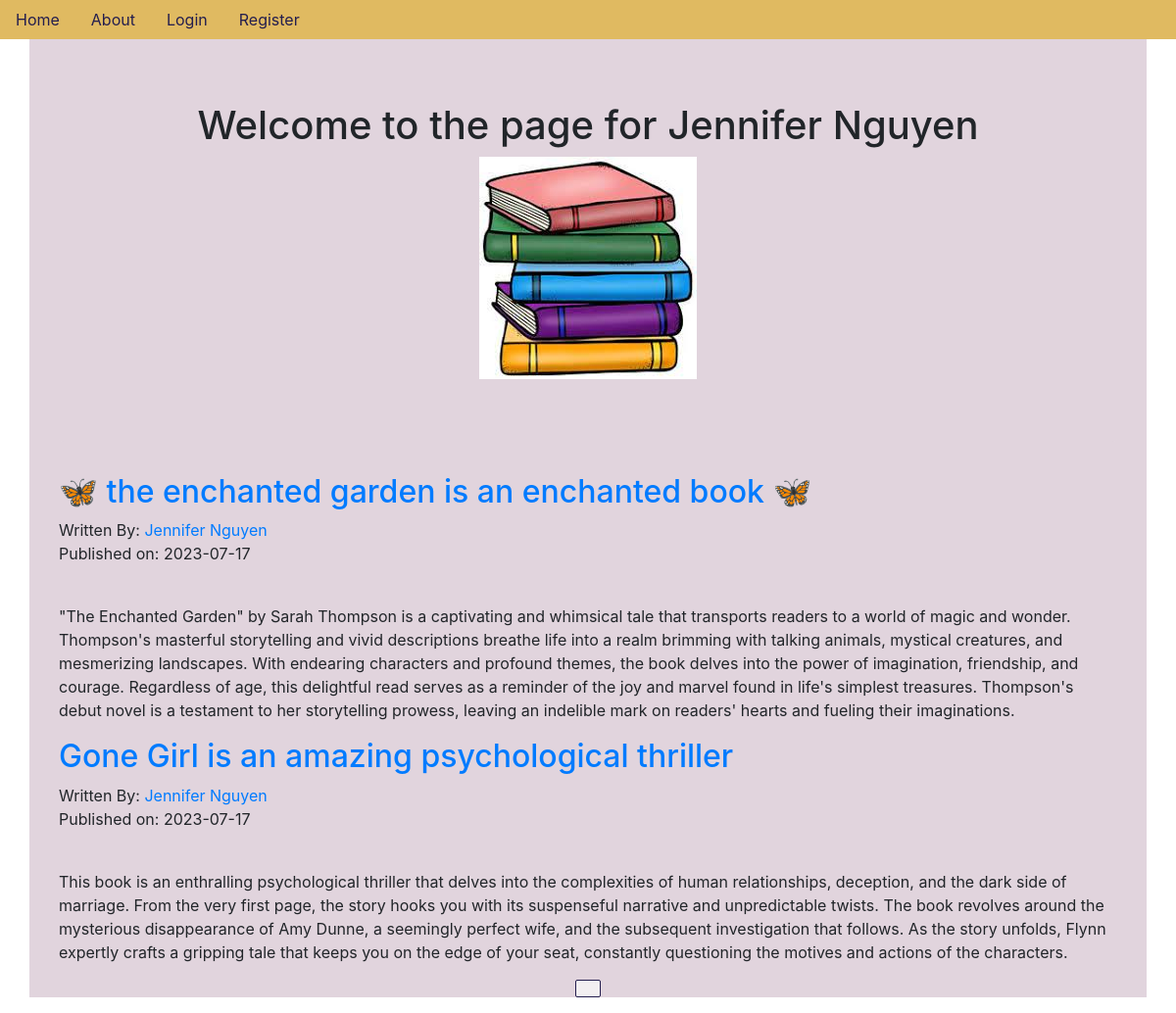
The page /Jennifer Nguyen on the database its author committed.
### bookReviewBlog/models.py (models this page shows, shortened)
class User(db.Model, UserMixin):
    __tablename__ = "users"
    id = db.Column(db.Integer, primary_key=True)
    profile_image = db.Column(db.String(64), nullable=False, default='default_profile.png')
    email = db.Column(db.String(64), unique=True, index=True)
    username =  db.Column(db.String(64), unique=True, index=True)
    password_hash = db.Column(db.String(128))
    posts = db.relationship('BlogPost', backref='author', lazy=True)

class BlogPost(db.Model):
    users = db.relationship(User)
    id = db.Column(db.Integer, primary_key=True)
    userId = db.Column(db.Integer, db.ForeignKey('users.id'), nullable = False)
    date = db.Column(db.DateTime, nullable=False, default=datetime.utcnow)
    title = db.Column(db.String(140), nullable=False)
    text = db.Column(db.Text, nullable=False)

### bookReviewBlog/users/views.py (the view)
@users.route("/<username>")
def userPosts(username):
    page = request.args.get('page', 1, type=int)
    user = User.query.filter_by(username=username).first_or_404()
    blog_posts = BlogPost.query.filter_by(author=user).order_by(BlogPost.date.desc()).paginate(page=page, per_page=5)
    return render_template('userBlogPosts.html', blog_posts=blog_posts, user=user)

### bookReviewBlog/templates/userBlogPosts.html
{% extends "base.html" %}
{% block content %}
    <div class="container">
        <div class="jumbotron" style="background-color: #E1D4DD;">
            <div align="center">
                <h1>Welcome to the page for {{user.username}}</h1>
                <img src="{{url_for('static',filename='profilePics/'+user.profile_image)}}">
            </div>
        </div>
        {% for post in blog_posts.items %}
        <h2>
            <a href="{{url_for('bookPosts.blogPost',blogPostID=post.id)}}">{{post.title}}</a>
        </h2>
        Written By: <a href="{{url_for('users.userPosts', username=post.author.username)}}">{{post.author.username}}</a>
        <p class="'text-muted">Published on: {{post.date.strftime("%Y-%m-%d")}}</p>
        <br>
        <p>{{post.text}}</p>
        {% endfor %}
    </div>
    <nav aria-label="Page navigation example">
        <ul class="pagination justify-content-center">
            {% for post in blog_posts.iter_pages(left_edge=1, right_edge=1, left_current=1, right_current=1) %}
                {% if blog_posts.page == page_num %}
                    <li class="page-item disabled">
                        <a class="page-link" href="{{url_for('users.user_posts', username=user.username, page=page_num)}}" style="color: #E1D4DD; background-color: #241E4E;">{{page_num}}</a>
                    </li>
                {% else %}
                    <li class="page-item">
                        <a class="page-link" href="{{url_for('users.userPosts', username=user.username, page=page_num)}}" style="color: #241E4E; background-color: #F2EFF1; border-color: #241E4E; border-radius: 2px;">{{page_num}}</a>
                    </li>
                {% endif %}
            {% endfor %}
        </ul>
      </nav>
{% endblock %}

### rows shown on the page
User: username "Jennifer Nguyen", profile_image (placeholder picture)
BlogPost: title "🦋 the enchanted garden is an enchanted book 🦋", author.username "Jennifer Nguyen", date "2023-07-17", text "\"The Enchanted Garden\" by Sarah Thompson is a captivating and whimsical tale that transports readers to a world of magic and wonder. Thompson's masterful storytelling and vivid descriptions breathe life into a realm brimming with talking animals, mystical creatures, and mesmerizing landscapes. With endearing characters and profound themes, the book delves into the power of imagination, friendship, and courage. Regardless of age, this delightful read serves as a reminder of the joy and marvel found in life's simplest treasures. Thompson's debut novel is a testament to her storytelling prowess, leaving an indelible mark on readers' hearts and fueling their imaginations."
BlogPost: title "Gone Girl is an amazing psychological thriller", author.username "Jennifer Nguyen", date "2023-07-17", text "This book is an enthralling psychological thriller that delves into the complexities of human relationships, deception, and the dark side of marriage. From the very first page, the story hooks you with its suspenseful narrative and unpredictable twists. The book revolves around the mysterious disappearance of Amy Dunne, a seemingly perfect wife, and the subsequent investigation that follows. As the story unfolds, Flynn expertly crafts a gripping tale that keeps you on the edge of your seat, constantly questioning the motives and actions of the characters."
